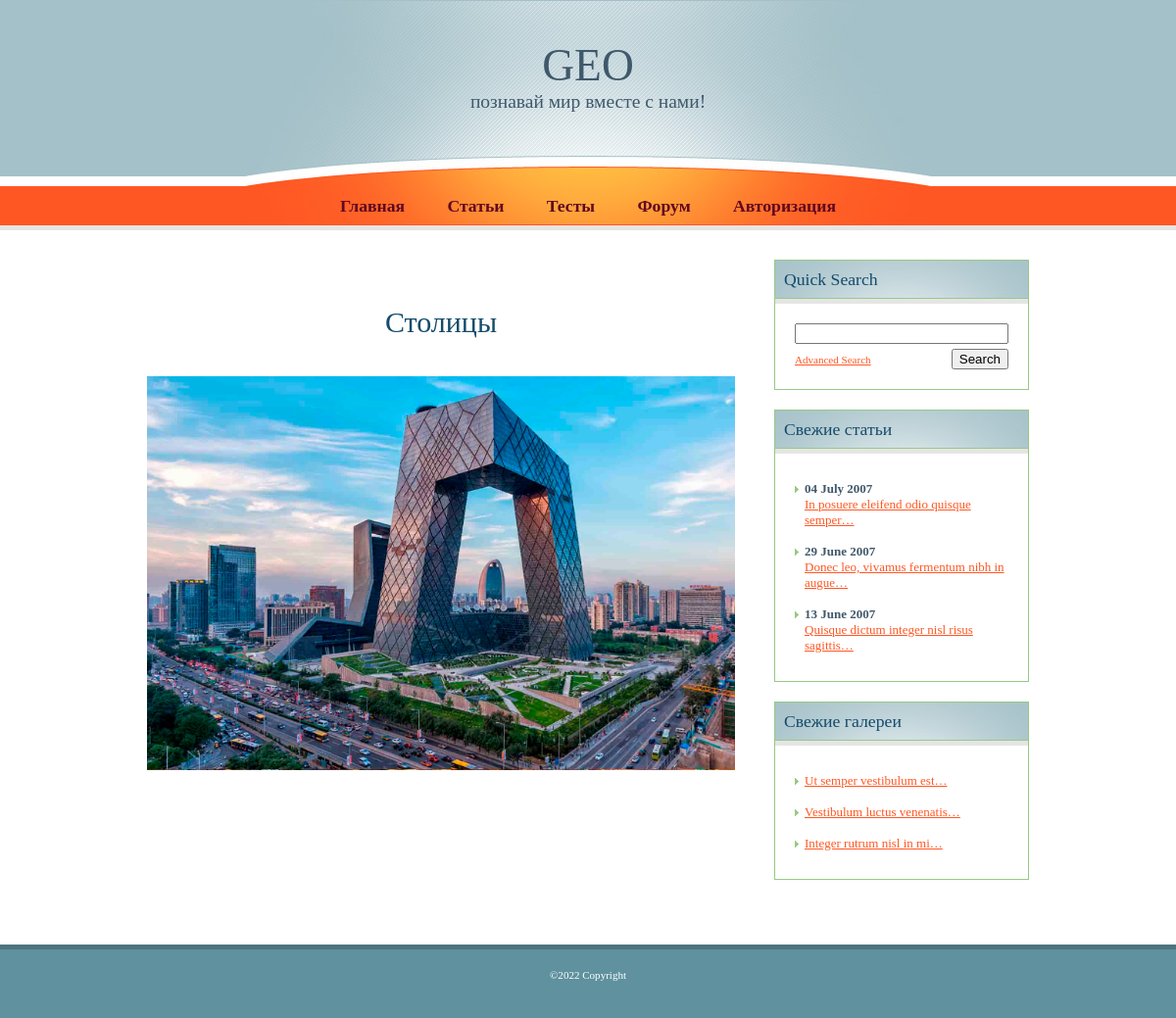
/tests, run on the app's committed database.
### questions/models.py (models this page shows)
class Test(models.Model):
    name = models.CharField('Название теста', max_length=255)
    photo = models.ImageField('Обложка теста', upload_to='test_photos',
                              blank=True, null=True)
    def __str__(self) -> str:
        return self.name
    def get_absolute_url(self):
        return reverse('questions:show_test', kwargs={'test_pk':self.pk})
    class Meta:
        verbose_name = 'Тест'
        verbose_name_plural = 'Тесты'

### questions/views.py (the view)
# urls.py: path('', index_questions, name='questions'),
def index_questions(request):
    tests = Test.objects.all()
    context = {'tests':tests,}
    return render(request, 'questions/all_tests.html', context)

### questions/templates/questions/all_tests.html
{% extends 'base.html' %}
{% block content %}
{% for test in tests %}
        <p style="font-size:30px;text-align:center;">
            <a href="{{test.get_absolute_url}}" style="color:#144B6B;text-decoration: none;">{{test}}
            <p><img src="{{test.photo.url}}" width="600px;" /></p>
        </a>
        </p>
    {% endfor %}
{% endblock %}

### posts/static/posts/css/default.css (style rules this page uses)
body { margin: 0; padding: 0; background: #FFFFFF url(images/img01.gif) repeat-x; font-family: Georgia, "Times New Roman", Times, serif; font-size: 13px; color: #666666; }
p, ol, ul { line-height: 170%; }
a { color: #FF5723; }
img { border: none; }

### data on the page
Test: name "Столицы", photo (picture)
